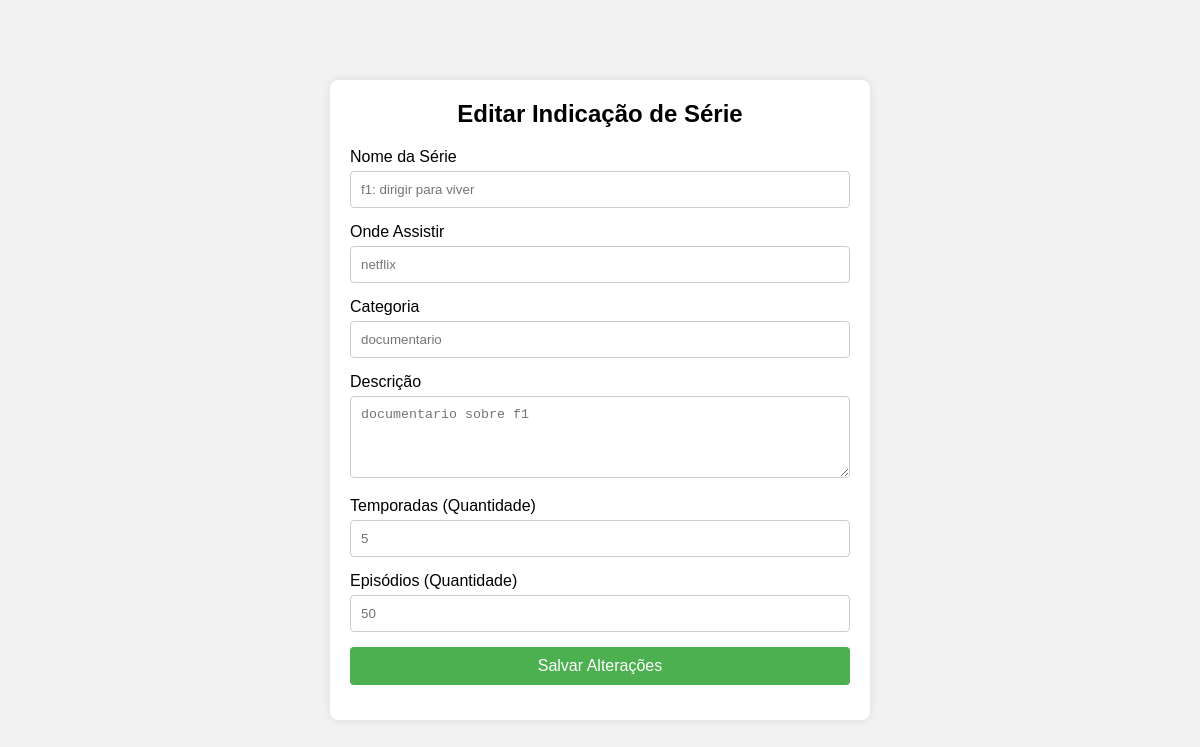
/series/alterar/3/, run on the app's committed database.
### series/models.py (models this page shows, shortened)
class Serie(models.Model):
    choices = (('DR', 'drama'),
               ('C', 'comedia'),
               ('R', 'romance'),
               ('DOC', 'documentario'),
               ('AC', 'ação'),
               ('AV', 'aventura'),
               ('FC', 'ficção cientifica'),
               ('T', 'Terror'))
    nome = models.CharField(max_length=50)
    onde_assistir = models.CharField(max_length=50)
    categoria = models.CharField(max_length=3, choices=choices)
    descricao = models.TextField()
    temporadas = models.IntegerField()
    episodios = models.IntegerField()

### series/views.py (the view, shortened to what this page needs)
# urls.py: path('alterar/<int:id>', views.alterar, name="alterar_filmes")
def alterar(request, id):
    if request.method == "GET":
        series = Serie.objects.filter(id=id)
        return render(request, 'alterar_series.html', {'series':series})

### series/templates/alterar_series.html (shortened to what this page needs)
<!DOCTYPE html>
<html lang="pt-BR">
<head>
</head>
<body>
    <div class="form-container">
        <h2>Editar Indicação de Série</h2>
        {% for serie in series %}
        <form action="{% url 'alterar_series' serie.id %}" method="POST"> {% csrf_token %}
            <div class="form-group">
                <label for="nome">Nome da Série</label>
                <input type="text" id="nome" name="nome" placeholder="{{serie.nome}}" required>
            </div>
            <div class="form-group">
                <label for="onde_assistir">Onde Assistir</label>
                <input type="text" id="onde_assistir" name="onde_assistir" placeholder="{{serie.onde_assistir}}" required>
            </div>
            <div class="form-group">
                <label for="categoria">Categoria</label>
                <input type="text" id="categoria" name="categoria" placeholder="{{serie.categoria}}" required>
            </div>
            <div class="form-group">
                <label for="descricao">Descrição</label>
                <textarea id="descricao" name="descricao" rows="4" placeholder="{{serie.descricao}}" required></textarea>
            </div>
            <div class="form-group">
                <label for="temporadas">Temporadas (Quantidade)</label>
                <input type="number" id="temporadas" name="temporadas" placeholder="{{serie.temporadas}}" required>
            </div>
            <div class="form-group">
                <label for="episodios">Episódios (Quantidade)</label>
                <input type="number" id="episodios" name="episodios" placeholder="{{serie.episodios}}" required>
            </div>
            <div class="form-group">
                <button type="submit">Salvar Alterações</button>
            </div>
            {% endfor %}
        </form>
    </div>
</body>
</html>

### series/templates/alterar_series.html (style rules this page uses)
body { font-family: Arial, sans-serif; background-color: #f2f2f2; display: flex; justify-content: center; align-items: center; height: 100vh; margin: 0; }
.form-container { background-color: #fff; padding: 20px; border-radius: 8px; box-shadow: 0 0 10px rgba(0, 0, 0, 0.1); width: 100%; max-width: 500px; }
.form-container h2 { margin-top: 0; text-align: center; }
.form-group { margin-bottom: 15px; }
.form-group label { display: block; margin-bottom: 5px; }
.form-group input, .form-group select, .form-group textarea { width: 100%; padding: 10px; border: 1px solid #ccc; border-radius: 4px; box-sizing: border-box; }
.form-group textarea { resize: vertical; }
.form-group button { width: 100%; padding: 10px; background-color: #4CAF50; border: none; border-radius: 4px; color: white; font-size: 16px; cursor: pointer; }

### data on the page
Serie: nome "f1: dirigir para viver", onde_assistir "netflix", categoria "documentario", descricao "documentario sobre f1", temporadas "5", episodios "50"
